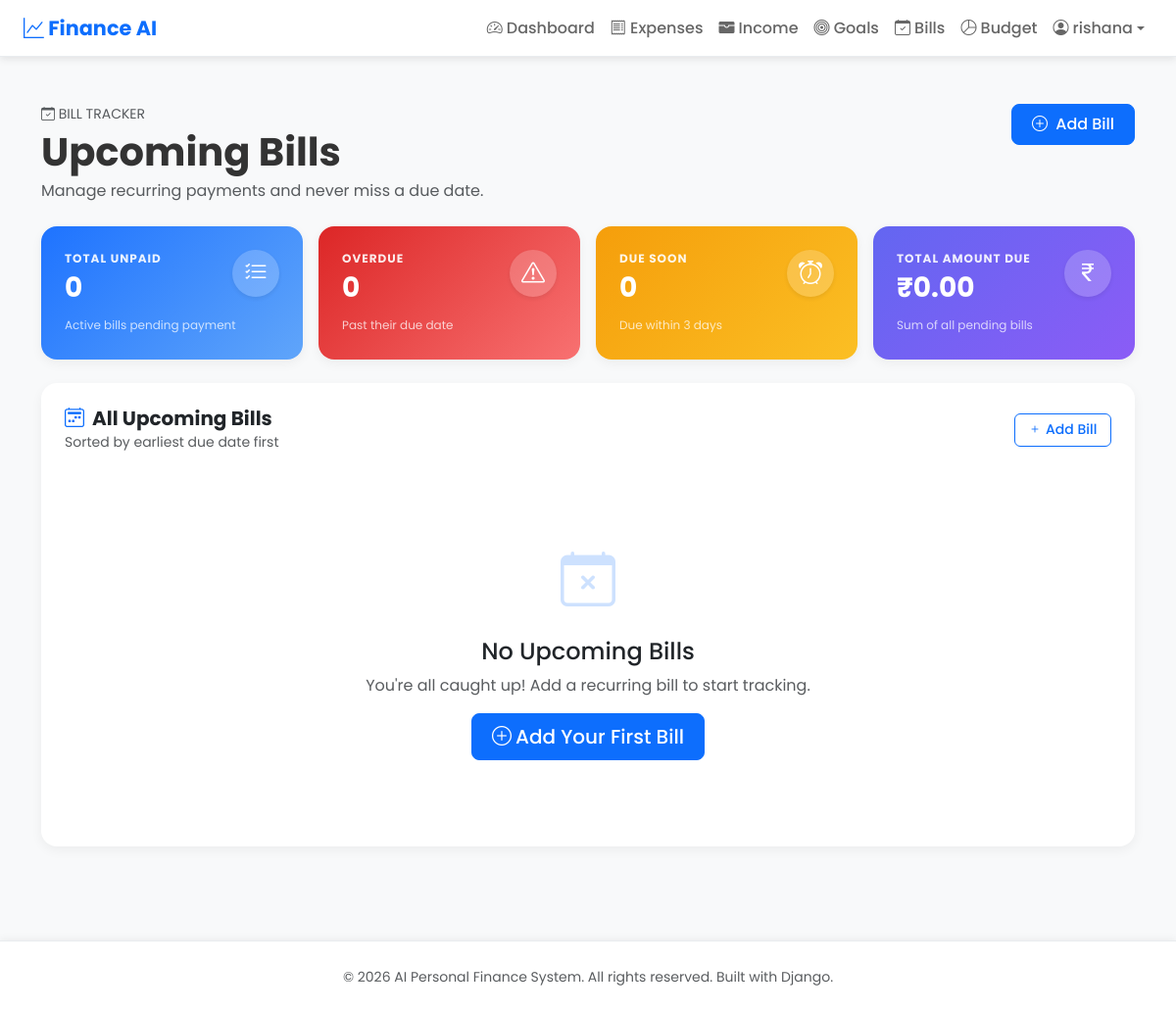
Before: /bills/ (signed in) with the older database file.
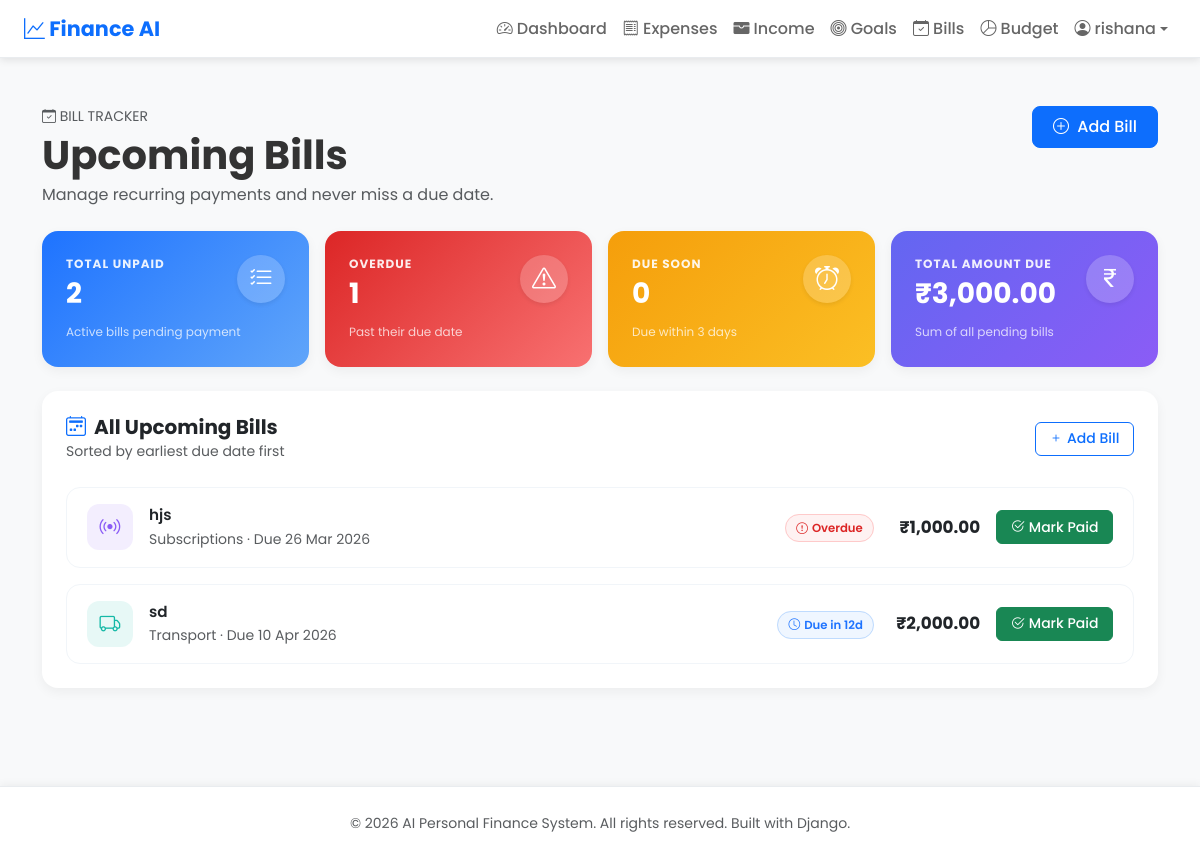
After: the same page with the newer database file.
### expenses/models.py (models this page shows, shortened)
class Bill(models.Model):
    CATEGORY_CHOICES = [
        ('Rent', 'Rent'),
        ('Utilities', 'Utilities'),
        ('Entertainment', 'Entertainment'),
        ('Subscriptions', 'Subscriptions'),
        ('Transport', 'Transport'),
        ('Insurance', 'Insurance'),
        ('EMI', 'EMI / Loan'),
        ('Food', 'Food'),
        ('Other', 'Other'),
    ]
    user = models.ForeignKey(User, on_delete=models.CASCADE, related_name='bills')
    title = models.CharField(max_length=150)
    category = models.CharField(max_length=20, choices=CATEGORY_CHOICES, default='Other')
    amount = models.DecimalField(
        max_digits=12,
        decimal_places=2,
        validators=[
            MinValueValidator(Decimal('0.01')),
            MaxValueValidator(Decimal('10000000.00'))
        ]
    )
    due_date = models.DateField()
    is_paid = models.BooleanField(default=False)
    created_at = models.DateTimeField(auto_now_add=True)
    class Meta:
        ordering = ['due_date', '-created_at']
    @property
    def days_until_due(self):
        today = dt_date.today()
        return (self.due_date - today).days

### expenses/views.py (the view)
# urls.py: path('bills/', views.bills_list, name='bills_list'),
@login_required
@user_passes_test(is_regular_user, redirect_field_name=None)
def bills_list(request):
	if request.user.is_staff or request.user.is_superuser:
		return redirect('admin_dashboard')
	today = date.today()
	bills = Bill.objects.filter(
		user=request.user,
		is_paid=False,
	).order_by('due_date')
	total_bills = Bill.objects.filter(user=request.user, is_paid=False).count()
	overdue_count = sum(1 for b in bills if b.due_date < today)
	near_due_count = sum(1 for b in bills if 0 <= (b.due_date - today).days <= 3)
	total_amount_due = bills.aggregate(total=Sum('amount'))['total'] or Decimal('0.00')
	return render(request, 'bills.html', {
		'bills': bills,
		'today': today,
		'total_bills': total_bills,
		'overdue_count': overdue_count,
		'near_due_count': near_due_count,
		'total_amount_due': total_amount_due,
	})

### expenses/views.py (called while the page is built)
def is_regular_user(user):
	return not (user.is_staff or user.is_superuser)

### expenses/templates/bills.html (shortened to what the changed rows need)
{% extends 'base.html' %}
{% load humanize %}
{% block content %}
<div class="container py-4">
  <div class="d-flex flex-wrap justify-content-between align-items-start gap-3 mb-4">
    <div>
      <h1 class="fw-bold mb-1">Upcoming Bills</h1>
    </div>
  </div>
  <div class="row g-3 mb-4">
    <div class="col-md-6 col-xl-3">
      <div class="card card-fintech bg-gradient-blue h-100">
        <div class="card-body">
          <div class="d-flex justify-content-between align-items-start mb-2">
            <div>
              <p class="metric-label">Total Unpaid</p>
              <h3 class="fw-bold mb-0 text-white mt-1">{{ total_bills }}</h3>
            </div>
          </div>
        </div>
      </div>
    </div>
    <div class="col-md-6 col-xl-3">
      <div class="card card-fintech bg-gradient-red h-100">
        <div class="card-body">
          <div class="d-flex justify-content-between align-items-start mb-2">
            <div>
              <p class="metric-label">Overdue</p>
              <h3 class="fw-bold mb-0 text-white mt-1">{{ overdue_count }}</h3>
            </div>
          </div>
        </div>
      </div>
    </div>
    <div class="col-md-6 col-xl-3">
      <div class="card card-fintech bg-gradient-purple h-100">
        <div class="card-body">
          <div class="d-flex justify-content-between align-items-start mb-2">
            <div>
              <p class="metric-label">Total Amount Due</p>
              <h3 class="fw-bold mb-0 text-white mt-1">₹{{ total_amount_due|floatformat:2|intcomma }}</h3>
            </div>
          </div>
        </div>
      </div>
    </div>
  </div>
  <div class="card">
    <div class="card-body">
      {% if bills %}
      <div class="d-flex flex-column gap-3">
        {% for bill in bills %}
        <div class="bill-item">
          <div class="d-flex align-items-center gap-3 flex-wrap">
            <div class="bill-icon {{ bill.category|lower }}">
              {% if bill.category == 'Rent' %}<i class="bi bi-house-door"></i>
              {% elif bill.category == 'Utilities' %}<i class="bi bi-lightning-charge"></i>
              {% elif bill.category == 'Entertainment' %}<i class="bi bi-film"></i>
              {% elif bill.category == 'Subscriptions' %}<i class="bi bi-broadcast"></i>
              {% elif bill.category == 'Transport' %}<i class="bi bi-truck"></i>
              {% elif bill.category == 'Insurance' %}<i class="bi bi-shield-check"></i>
              {% elif bill.category == 'EMI' %}<i class="bi bi-bank"></i>
              {% elif bill.category == 'Food' %}<i class="bi bi-egg-fried"></i>
              {% else %}<i class="bi bi-receipt"></i>
              {% endif %}
            </div>
            <div class="flex-grow-1">
              <div class="fw-semibold" style="font-size:0.95rem;">{{ bill.title }}</div>
              <small class="text-muted">{{ bill.category }} &middot; Due {{ bill.due_date|date:"d M Y" }}</small>
            </div>
            <div>
              {% if bill.due_date < today %}
                <span class="badge-overdue"><i class="bi bi-exclamation-circle me-1"></i>Overdue</span>
              {% elif bill.days_until_due <= 3 %}
                <span class="badge-neardue"><i class="bi bi-alarm me-1"></i>Due Soon ({{ bill.days_until_due }}d)</span>
              {% else %}
                <span class="badge-due"><i class="bi bi-clock me-1"></i>Due in {{ bill.days_until_due }}d</span>
              {% endif %}
            </div>
            <div class="text-end" style="min-width:90px;">
              <div class="fw-bold text-dark" style="font-size:1.05rem;">₹{{ bill.amount|floatformat:2|intcomma }}</div>
            </div>
            <div>
              <form method="post" action="{% url 'mark_bill_paid' bill.pk %}" class="d-inline">
                <button type="submit" class="btn btn-sm btn-success"
                  onclick="return confirm('Mark \'{{ bill.title }}\' as paid? An expense of ₹{{ bill.amount }} will be auto-created.')">
                  <i class="bi bi-check2-circle me-1"></i>Mark Paid
                </button>
              </form>
            </div>
          </div>
        </div>
        {% endfor %}
      </div>
      {% else %}
      <div class="empty-state">
        <div class="icon text-primary"><i class="bi bi-calendar-x"></i></div>
        <h4 class="mt-2 mb-2">No Upcoming Bills</h4>
        <p class="text-muted mb-3">You're all caught up! Add a recurring bill to start tracking.</p>
        <a href="{% url 'add_bill' %}" class="btn btn-primary btn-lg">
          <i class="bi bi-plus-circle me-1"></i>Add Your First Bill
        </a>
      </div>
      {% endif %}
    </div>
  </div>
</div>
{% endblock %}

Changed rows visible on the page:
added Bill: title "hjs", category "Subscriptions", due_date "26 Mar 2026", shows "Overdue", amount "1,000.00"
added Bill: title "sd", category "Transport", due_date "10 Apr 2026", days_until_due "12", amount "2,000.00"
Other visible differences:
{{ total_bills }}: "0" → "2"
{{ overdue_count }}: "0" → "1"
{{ total_amount_due|floatformat:2|intcomma }}: "0.00" → "3,000.00"
text no longer shown: "No Upcoming Bills You're all caught up! Add a recurring bill to start tracking. Add Your First Bill"
